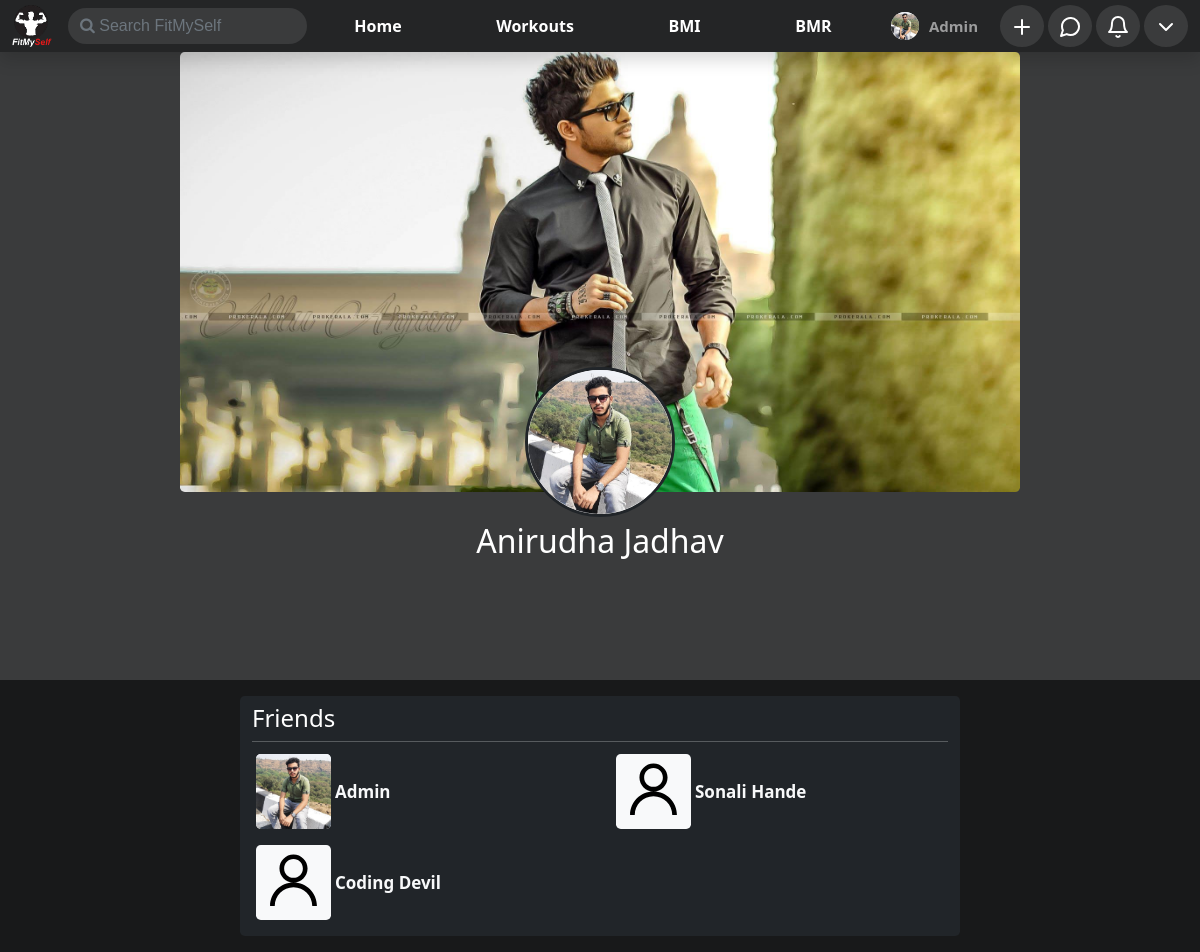
Page /user/Anirudha.Jadhav.3/friends (signed in) on the committed database.
### home/models.py (models this page shows, shortened)
class ProfilePictures(models.Model):
    user = models.ForeignKey(User,on_delete=models.CASCADE,null=True)
    upload_on = models.DateTimeField(default = timezone.now,null=True)
    display_picture = models.ImageField(upload_to=dpPath,null=True,blank=True)

class CoverPicture(models.Model):
    user = models.ForeignKey(User,on_delete=models.CASCADE,null=True,blank=True)
    upload_on = models.DateTimeField(default = timezone.now,null = True,blank=True)
    cover_photo = models.ImageField(upload_to = coverPhotoPath,null=True,blank=True)

class UserExtended(models.Model):
    user = models.ForeignKey(User,on_delete=models.CASCADE,null=True)
    dob = models.DateField(null=True,blank=True)
    gender = models.CharField(max_length=50,null=True)
    slug = models.CharField(max_length=50,null=True,blank=True)

class Friend(models.Model):
    user = models.ForeignKey(User,on_delete=models.CASCADE)
    friends = models.ForeignKey(UserExtended,on_delete=models.CASCADE)

### home/views.py (the view)
# urls.py: path('user/<str:slug>/friends',views.userFriends,name='friends'),
def userFriends(request,slug):
    if not request.user.is_authenticated:
        return redirect('/')
    this_user = UserExtended.objects.get(slug = slug)
    profile_pic = ProfilePictures.objects.filter(user = this_user.user).order_by("-upload_on").first()
    cover_pic = CoverPicture.objects.filter(user = this_user.user).order_by("-upload_on").first()
    friends = Friend.objects.filter(user = this_user.user)
    friend_profile_pic = {}
    for friend in friends:
        friend_profile_pic[friend] = ProfilePictures.objects.filter(user = friend.friends.user).order_by("-upload_on").first()
    params = {
        'this_user' : this_user,
        'profile_pic' : profile_pic,
        'cover_pic' : cover_pic,
        'friends' : friends,
        'friend_profile_pic' : friend_profile_pic,
        'media' : settings.MEDIA_URL,
    }
    return render(request,'home/friends.html',params)

### calculator/context_processor.py (called while the page is built)
def userBmi(request):
    if request.user.is_authenticated:
        try:
            bmi = Bmi.objects.get(user = request.user)
            params = {
                "bmi" : bmi
            }
        except Bmi.DoesNotExist:
            params = {}
    else:
        params = {}
    return params

def userBmr(request):
    if request.user.is_authenticated:
        try:
            bmr = Bmr.objects.get(user = request.user)
            params = {
                "bmr" : bmr
            }
        except Bmr.DoesNotExist:
            params = {}
    else:
        params = {}
    return params

### home/context_processor.py (called while the page is built)
def user_profile(request):
    if request.user.is_authenticated:
        try:
            user = UserExtended.objects.get(user = request.user)
            user_profile = ProfilePictures.objects.filter(user=request.user).order_by("-upload_on").first()
            params = {
                "user" : user,
                "user_profile" : user_profile,
                "media" : settings.MEDIA_URL,
            }
        except ProfilePictures.DoesNotExist:
            params ={}
    else:
        params = {}
    return params

def search(request):
    if request.user.is_authenticated:
        if request.GET.get('search') is not None:
            result = {}
            profile_pics = []
            querry = request.GET.get('search')
            users = User.objects.filter(
                Q(first_name__icontains=querry) |
                Q(last_name__icontains=querry)
            )
            for user in users:
                result[UserExtended.objects.filter(user=user).first()] = ProfilePictures.objects.filter(user=user).order_by("-upload_on").first()
            params = {
                'result' : result,
            }
        else:
            params = {}
    else:
        params = {}
    return params

### home/templatetags/extras.py (called while the page is built)
@register.filter(name="value")
def value(dict,key):
    try:
        return dict[key].display_picture
    except AttributeError:
        return dict[key]

### home/templates/home/friends.html (shortened to what this page needs)
{% extends 'base.html' %}
{% load static %}
{% block body %}
    <div id="main-div">
        <div id="pic-container">
            <div id="cover-pic" class="rounded-bottom">
                <img src="{% if cover_pic %}{{media}}{{cover_pic.cover_photo}}{% else %}{% static 'images/cover.jpg' %}{% endif %}" alt="" class="rounded-3">
            </div>
            <div id="profile-pic" class="rounded-circle bg-white border border-3 border-dark">
                <img src="{% if profile_pic %}{{media}}{{profile_pic.display_picture}}{% else %}{% static 'images/user.svg' %}{% endif %}" alt="" class="w-100 h-100 rounded-circle">
            </div>
            <h2 class="text-center text-white" id="name">{{this_user.user.first_name}} {{this_user.user.last_name}}</h2>
        </div>
        <div class="container my-3">
            <div class="friends bg-dark py-2 rounded-3 container-fluid text-light">
                <h4 class="text-white">Friends</h4>
                <hr class="text-light my-1">
                <div class="row">
                    {% for friend in friends %}
                    <div class="my-2 col-sm-12 col-md-6 col-lg-6 d-flex align-items-center justify-content-start friend-row">
                        <div class="mx-1" style="width: 75px; height: 75px;">
                            <img class="rounded-3 bg-light" src="{% if friend_profile_pic|value:friend %}{{media}}{{friend_profile_pic|value:friend}}{% else %}{% static 'images/user.svg' %}{% endif %}" style="width: 100%; height: 100%;" alt="">
                        </div>
                        <a href="/user/{{friend.friends.slug}}" class="friend-row text-light" style="text-decoration: none;">
                            <div class="d-flex align-items-center">
                                <p class="my-auto" style="font-size: 1.0625rem; font-weight: 600;">{{friend.friends.user.first_name}} {{friend.friends.user.last_name}}</p>
                            </div>
                        </a>
                    </div>
                    {% endfor %}
                </div>
            </div>
        </div>
    </div>
{% endblock body %}

### templates/base.html (shortened to what this page needs)
{% load static %}
{% load humanize %}
{% load extras %}
<!doctype html>
<html lang="en">
<head>
    <link href="https://cdn.jsdelivr.net/npm/bootstrap@5.0.0-beta1/dist/css/bootstrap.min.css" rel="stylesheet"
>
    <link rel="stylesheet" href="https://cdnjs.cloudflare.com/ajax/libs/font-awesome/4.7.0/css/font-awesome.min.css">
</head>
<body style="background-color: #18191a;">
    <nav class="navbar shadow p-0 navbar-expand-lg fixed-top navbar-dark navbar-bg" id="navbar">
        <div class="container-fluid">
            <div class="logo">
                <a class="navbar-brand text-right" href="/"><img src="{% static 'images/logo.png' %}" width="40px"
                        alt="logo"></a>
                <form id="search-form" action="" method="get">
                    <input class="no-outline text-light outline-none form-control rounded-pill me-2" id="search" name="search" onchange="searchRes()" type="text" placeholder="&#xF002; Search FitMySelf" style="font-family:Arial, FontAwesome" aria-label="Search">
                </form>
            </div>
            <div class="collapse navbar-collapse" id="navbarSupportedContent">
                <ul class="navbar-nav mb-2 mb-lg-0" id="main-nav">
                    <li class="nav-item">
                        <a href="/" class="navbar-link rounded nav-link {% if request.get_full_path == '/' %} nav-active {% endif %}">Home</a>
                    </li>
                    <li class="nav-item">
                        <a href="/workout" class="navbar-link rounded nav-link {% if request.get_full_path == '/workout/' %} nav-active {% endif %}">Workouts</a>
                    </li>
                    <li class="nav-item">
                        <a href="/calculator/bmi_calculator" class="navbar-link rounded nav-link {% if request.get_full_path == '/calculator/bmi_calculator' %} nav-active {% endif %}">BMI</a>
                    </li>
                    <li class="nav-item">
                        <a href="/calculator/bmr_calculator" class="navbar-link rounded nav-link {% if request.get_full_path == '/calculator/bmr_calculator' %} nav-active {% endif %}">BMR</a>
                    </li>
                </ul>
                {% if request.user.is_authenticated %}
                <ul class="navbar-nav mb-2 mb-lg-0" id="secondary-nav" onresize="changeSize()">
                    <li class="nav-item rounded-pill px-2 profile-name {% if request.get_full_path == '/'|addstr:request.user.slug %}nav-active{% endif %}" style="width: max-content;">
                        <div class="d-flex my-auto h-100  justify-content-between align-items-center">
                            <span class="icon rounded-circle bg-light">
                                <img src="{% if user_profile %}{{media}}{{user_profile.display_picture}}{% else %}{% static 'images/user.svg' %}{% endif %}"
                                    class="rounded-circle" style="width: 100%; height: 100%;" alt="">
                            </span>
                            <a href="/user/{{user.slug}}" class="nav-link py-0" style="font-size: .9375rem; font-weight: 600;">
                                {{request.user.first_name}}
                            </a>
                        </div>
                    </li>
                    <li class="nav-item dropdown">
                        <span class="icon w-100 h-100 basic-nav rounded-circle">
                            <a href="#" class="nav-link" id="add" role="button" data-bs-toggle="dropdown" aria-expanded="false">
                                <img src="{% static 'images/plus.svg' %}" class="w-100 h-100" alt="">
                            </a>
                        </span>
                    </li>
                    <li class="nav-item">
                        <span class="icon w-100 h-100 basic-nav rounded-circle">
                            <a class="nav-link" href="/messenger" id="messengerDropdown" role="button">
                                <img src="{% static 'images/mess.svg' %}" class="w-100 h-100" style="height: 100%; width: 100%;" alt="">
                            </a>
                        </span>
                    </li>
                    <li class="nav-item dropdown">
                        <span class="icon w-100 h-100 basic-nav rounded-circle">
                            <a class="nav-link" href="#" id="notificationDropdown" role="button" data-bs-toggle="dropdown" aria-expanded="false">
                                <img src="{% static 'images/bell.svg' %}" style="width: 100%; height: 100%;" alt="">
                            </a>
                        </span>
                    </li>
                    <li class="nav-item">
                        <span class="dropdown icon w-100 h-100 basic-nav rounded-circle">
                            <a class="nav-link" id="profileDropdown" href="#" role="button" id="profileDropdown"
                                data-bs-toggle="dropdown" aria-expanded="false">
                                <img src="{% static 'images/chevron-down.svg' %}" style="width: 100%; height: 100%;"
                                    alt="">
                            </a>
                        </span>
                    </li>
                </ul>
                {% endif %}
            </div>
        </div>
    </nav>
    {% block body %}
    {% endblock body %}
</body>
</html>

### templates/base.html (style rules this page uses)
.navbar-bg { background-color: #242526; }
.navbar-link { color: white !important; font-weight: bold !important; }
.logo { outline: none !important; display: flex; justify-content: space-between; align-items: center; width: max-content; }
.logo input { background-color: #3a3b3c; border: none; outline: none !important; }
#search-form { width: max-content; }
#main-nav { margin: 0 auto; display: flex; justify-content: space-around; }
#secondary-nav { width: max-content; }
#secondary-nav li { margin: 0 2px; }
.icon { margin: 0 2px; height: 28px; width: 28px; display: flex; align-items: center; justify-content: center; }
.basic-nav { color: white; background-color: #3a3b3c; }

### home/templates/home/friends.html (style rules this page uses)
#pic-container { background-color: #3a3b3c; }
#cover-pic { position: relative; width: 70vw; height: 55vh; margin: 0 auto; }
#profile-pic { position: relative; width: 150px; height: 150px; bottom: 125px; left: 50%; transform: translateX(-50%); }
#cover-pic img { height: 100%; width: 100%; }
#name { position: relative; bottom: 120px; }
.friends { height: max-content; width: 60vw; }

### rows in the picture
ProfilePictures: display_picture (picture)
CoverPicture: cover_photo (picture)
ProfilePictures: display_picture (picture)
UserExtended: user.first_name "Anirudha", user.last_name "Jadhav"
Friend: id.display_picture (picture), friends.user.first_name "Admin"
Friend: friends.user.first_name "Sonali", friends.user.last_name "Hande"
Friend: friends.user.first_name "Coding", friends.user.last_name "Devil"

### other values in the picture
{{ request.user.first_name }} "Admin"
